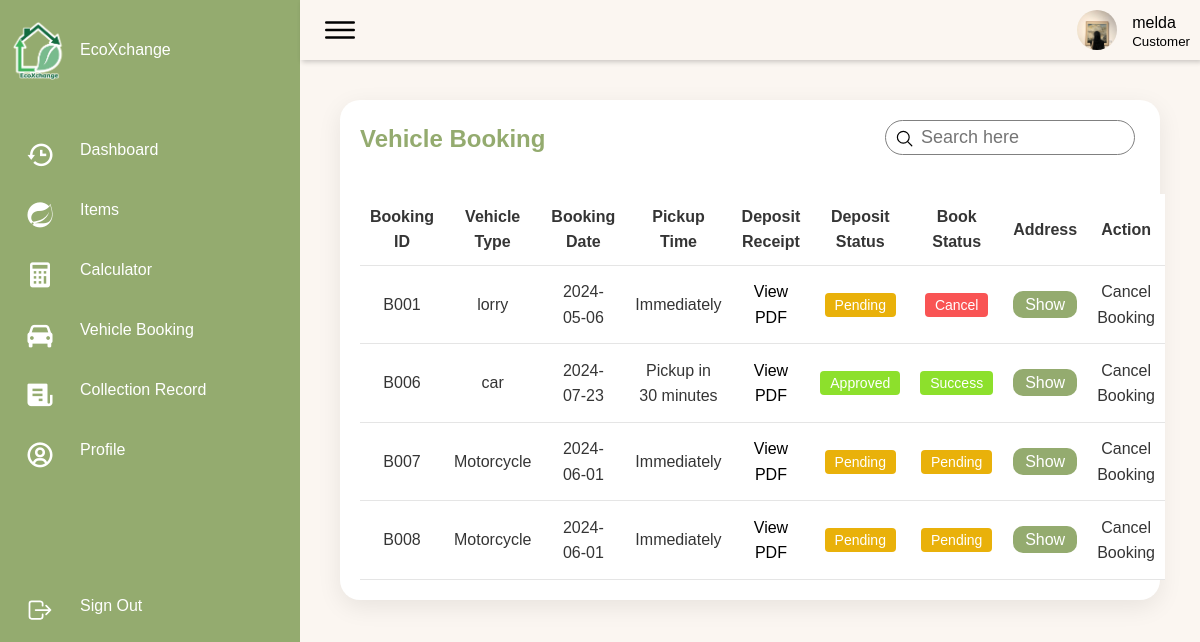
/EcoXchange/pages/vehicle-2.php (signed in), run on an earlier commit of the app's database.
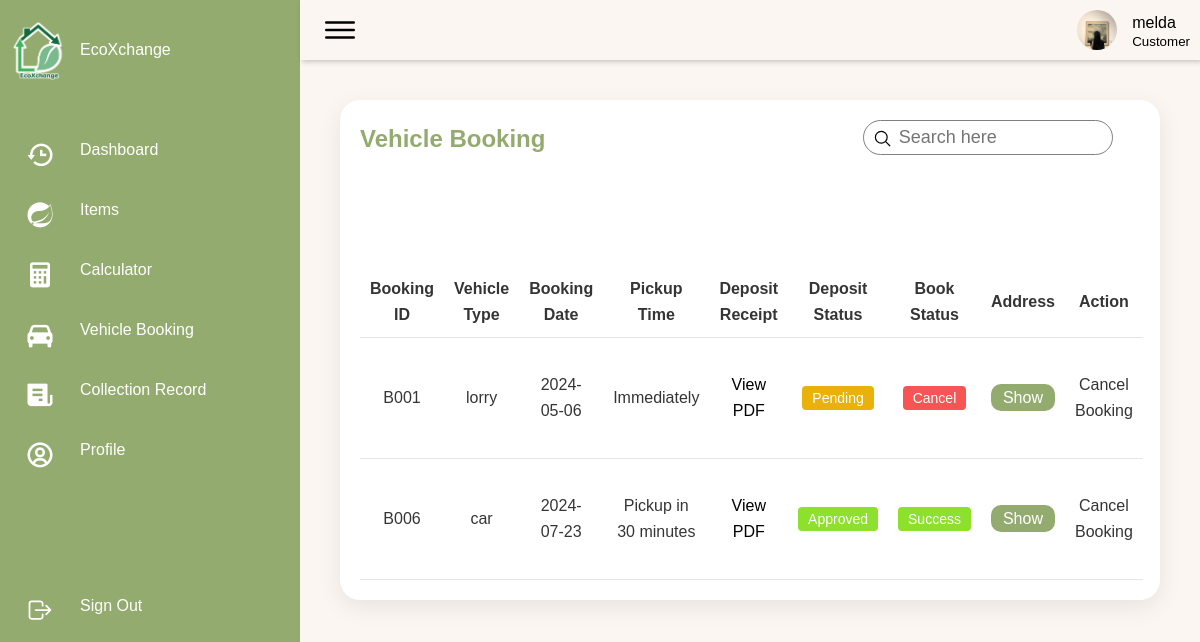
And on a later commit of the database.
### tables this page shows
CREATE TABLE `booking` (
  `book_ID` varchar(10) NOT NULL,
  `vehicle_type` varchar(12) NOT NULL,
  `pickup_date` date NOT NULL,
  `pickup_time` varchar(30) NOT NULL,
  `deposit_receipt` varchar(255) NOT NULL,
  `deposit_status` varchar(15) NOT NULL,
  `book_status` varchar(15) NOT NULL,
  `address_ID` varchar(10) NOT NULL,
  `cust_ID` varchar(10) NOT NULL
);

### EcoXchange/includes/fetchUserData.php (called while the page is built, shortened)
<?php
include("dbconn.php");
$username = $_SESSION['username'];
$role = $_SESSION['role'];
if ($role === 'Staff') {
    $sql = "SELECT * FROM staff WHERE staff_username = '$username'";
} elseif ($role === 'Customer') {
    $sql = "SELECT * FROM customer WHERE cust_username = '$username'";
} else {
    header("Location: ../pages/Login.php");
    exit();
}
$query = mysqli_query($dbconn, $sql) or die("Error: " . mysqli_error($dbconn));
$user = mysqli_fetch_assoc($query);
$id = $user["staff_ID"] ?? $user["cust_ID"];
?>

### EcoXchange/pages/vehicle-2.php (the view, shortened to what the changed rows need)
<?php
include('../includes/dbconn.php');
include('../includes/fetchUserData.php');
?>
<!DOCTYPE html>
<html lang="en">
<head>
    <link href="https://unpkg.com/boxicons@2.0.7/css/boxicons.min.css" rel="stylesheet" />
    <link rel="stylesheet" href="../style/booking-1.css">
</head>
<body>
    <div class="container">
        <div class="main">
            <div class="content">
                <div class="details">
                    <div class="itemlist">
                        <div class="tableHeader">
                            <h2>Vehicle Booking</h2>
                        </div>
                        <?php
                            $sql = "SELECT * FROM `booking` WHERE cust_ID = ?";
                            $stmt = mysqli_prepare($dbconn, $sql);
                            mysqli_stmt_bind_param($stmt, 's', $id);
                            mysqli_stmt_execute($stmt);
                            $query = mysqli_stmt_get_result($stmt);
                            $num_rows = mysqli_num_rows($query);
                            if($num_rows == 0){
                                echo "No Booking Record";
                            } else {
                                echo '<table class="table1">';
                                echo "<thead>";
                                echo "<tr>";
                                echo "<td>Booking ID</td>";
                                echo "<td>Vehicle Type</td>";
                                echo "<td>Booking Date</td>";
                                echo "<td>Pickup Time</td>";
                                echo "<td>Deposit Receipt</td>";
                                echo "<td>Deposit Status</td>";
                                echo "<td>Book Status</td>";
                                echo "<td>Address</td>";
                                echo "<td>Action</td>";
                                echo "</tr>";
                                echo "</thead>";
                                while($row = mysqli_fetch_array($query)){
                                    echo "<tbody>";
                                    echo "<tr>";
                                    echo "<td>".$row["book_ID"]."</td>";
                                    echo "<td>".$row["vehicle_type"]."</td>";
                                    echo "<td>".$row["pickup_date"]."</td>";
                                    echo "<td>".$row["pickup_time"]."</td>";
                                    echo '<td>';
                                    $file_extension = pathinfo($row['deposit_receipt'], PATHINFO_EXTENSION);
                                    if (strtolower($file_extension) === 'pdf') {
                                        echo '<a style="color: black;" href="' . $row['deposit_receipt'] . '">View PDF</a>';
                                    } else {
                                        echo '<img src="' . $row['deposit_receipt'] . '" alt="">';
                                    }
                                    echo '</td>';
                                    echo "<td><button class='btnStatus ";
                                    echo $row["deposit_status"] == 'success' ? "success" : "pending";
                                    echo "'>";
                                    if($row["deposit_status"] == 'success') {
                                        echo "Approved";
                                    } else {
                                        echo "Pending";
                                    }
                                    echo "</button></td>";
                                    echo "<td><button class='btnStatus ";
                                    if($row["book_status"] == 'success') {
                                        echo "success";
                                    } elseif ($row["book_status"] == 'pending'){
                                        echo "pending";
                                    } elseif ($row["book_status"] == 'inProgress'){
                                        echo "inProgress";
                                    } else {
                                        echo "cancel";
                                    }
                                    echo "'>";
                                    if($row["book_status"] == 'success') {
                                        echo 'Success';
                                    } elseif ($row["book_status"] == 'pending'){
                                        echo 'Pending';
                                    } elseif ($row["book_status"] == 'inProgress'){
                                        echo 'In Progress';
                                    } else {
                                        echo 'Cancel';
                                    }
                                    echo "</button></td>";
                                    echo '<td><a href="?address_id='.$row["address_ID"].'" class="btnAddr">Show</a></td>';
                                    echo '<td><a class="btncancel" href="../includes/cancel_booking.php?book_ID=' . $row["book_ID"] . '">Cancel Booking</a></td>';
                                    echo "</tr>";
                                    echo "</tbody>";
                                }
                                echo '</table>';
                            }
                        ?>
                    </div>
                </div>
            </div>
        </div>
    </div>
</body>
</html>

What changed in the data, as far as the page shows it:
removed booking: book_ID "B007", vehicle_type "Motorcycle", pickup_date "2024-06-01", pickup_time "Immediately", deposit_status "Pending", book_status "Pending"
removed booking: book_ID "B008", vehicle_type "Motorcycle", pickup_date "2024-06-01", pickup_time "Immediately", deposit_status "Pending", book_status "Pending"
